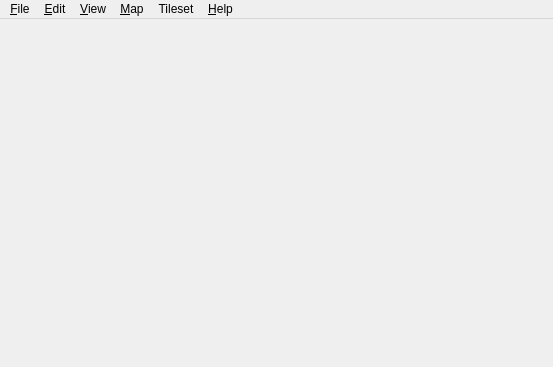
<?xml version="1.0" encoding="UTF-8"?>
<ui version="4.0">
 <class>MainWindow</class>
 <widget class="QMainWindow" name="MainWindow">
  <property name="geometry">
   <rect>
    <x>0</x>
    <y>0</y>
    <width>553</width>
    <height>367</height>
   </rect>
  </property>
  <property name="acceptDrops">
   <bool>true</bool>
  </property>
  <property name="dockOptions">
   <set>QMainWindow::AllowNestedDocks|QMainWindow::AllowTabbedDocks|QMainWindow::AnimatedDocks</set>
  </property>
  <property name="unifiedTitleAndToolBarOnMac">
   <bool>true</bool>
  </property>
  <widget class="QWidget" name="centralWidget">
   <layout class="QVBoxLayout" name="verticalLayout">
    <property name="leftMargin">
     <number>0</number>
    </property>
    <property name="topMargin">
     <number>0</number>
    </property>
    <property name="rightMargin">
     <number>0</number>
    </property>
    <property name="bottomMargin">
     <number>0</number>
    </property>
   </layout>
  </widget>
  <widget class="QMenuBar" name="menuBar">
   <property name="geometry">
    <rect>
     <x>0</x>
     <y>0</y>
     <width>553</width>
     <height>31</height>
    </rect>
   </property>
   <widget class="QMenu" name="menuFile">
    <property name="title">
     <string>&amp;File</string>
    </property>
    <widget class="QMenu" name="menuRecentFiles">
     <property name="title">
      <string>&amp;Recent Files</string>
     </property>
     <property name="icon">
      <iconset resource="tiled.qrc">
       <normaloff>:/images/16/document-open-recent.png</normaloff>:/images/16/document-open-recent.png</iconset>
     </property>
     <addaction name="actionClearRecentFiles"/>
    </widget>
    <widget class="QMenu" name="menuNew">
     <property name="title">
      <string>&amp;New</string>
     </property>
     <addaction name="actionNewMap"/>
     <addaction name="actionNewTileset"/>
    </widget>
    <widget class="QMenu" name="menuCommand">
     <property name="title">
      <string>Commands</string>
     </property>
     <addaction name="actionEditCommands"/>
    </widget>
    <addaction name="menuNew"/>
    <addaction name="actionOpen"/>
    <addaction name="menuRecentFiles"/>
    <addaction name="separator"/>
    <addaction name="actionSave"/>
    <addaction name="actionSaveAs"/>
    <addaction name="actionSaveAll"/>
    <addaction name="actionExport"/>
    <addaction name="actionExportAs"/>
    <addaction name="actionExportAsImage"/>
    <addaction name="actionReload"/>
    <addaction name="separator"/>
    <addaction name="menuCommand"/>
    <addaction name="separator"/>
    <addaction name="actionClose"/>
    <addaction name="actionCloseAll"/>
    <addaction name="actionQuit"/>
   </widget>
   <widget class="QMenu" name="menuEdit">
    <property name="title">
     <string>&amp;Edit</string>
    </property>
    <addaction name="actionCut"/>
    <addaction name="actionCopy"/>
    <addaction name="actionPaste"/>
    <addaction name="actionPasteInPlace"/>
    <addaction name="actionDelete"/>
    <addaction name="separator"/>
    <addaction name="actionPreferences"/>
   </widget>
   <widget class="QMenu" name="menuHelp">
    <property name="title">
     <string>&amp;Help</string>
    </property>
    <addaction name="actionDocumentation"/>
    <addaction name="actionForum"/>
    <addaction name="separator"/>
    <addaction name="actionDonate"/>
    <addaction name="actionAbout"/>
   </widget>
   <widget class="QMenu" name="menuMap">
    <property name="title">
     <string>&amp;Map</string>
    </property>
    <widget class="QMenu" name="menuUnloadWorld">
     <property name="title">
      <string>Unload World</string>
     </property>
    </widget>
    <addaction name="actionAddExternalTileset"/>
    <addaction name="separator"/>
    <addaction name="actionLoadWorld"/>
    <addaction name="menuUnloadWorld"/>
    <addaction name="separator"/>
    <addaction name="actionResizeMap"/>
    <addaction name="actionOffsetMap"/>
    <addaction name="separator"/>
    <addaction name="actionAutoMap"/>
    <addaction name="actionAutoMapWhileDrawing"/>
	<addaction name="actionAutoMapRules"/>
    <addaction name="separator"/>
    <addaction name="actionMapProperties"/>
   </widget>
   <widget class="QMenu" name="menuView">
    <property name="title">
     <string>&amp;View</string>
    </property>
    <widget class="QMenu" name="menuShowObjectNames">
     <property name="title">
      <string>Show Object &amp;Names</string>
     </property>
     <addaction name="actionNoLabels"/>
     <addaction name="actionLabelsForSelectedObjects"/>
     <addaction name="actionLabelsForAllObjects"/>
     <addaction name="separator"/>
     <addaction name="actionLabelForHoveredObject"/>
    </widget>
    <widget class="QMenu" name="menuSnapping">
     <property name="title">
      <string>Snapping</string>
     </property>
     <addaction name="actionSnapNothing"/>
     <addaction name="actionSnapToGrid"/>
     <addaction name="actionSnapToFineGrid"/>
     <addaction name="actionSnapToPixels"/>
    </widget>
    <addaction name="actionShowGrid"/>
    <addaction name="actionShowTileObjectOutlines"/>
    <addaction name="menuShowObjectNames"/>
    <addaction name="actionShowTileAnimations"/>
    <addaction name="actionShowTileCollisionShapes"/>
    <addaction name="actionHighlightCurrentLayer"/>
    <addaction name="actionHighlightHoveredObject"/>
    <addaction name="separator"/>
    <addaction name="menuSnapping"/>
    <addaction name="separator"/>
    <addaction name="actionZoomIn"/>
    <addaction name="actionZoomOut"/>
    <addaction name="actionZoomNormal"/>
    <addaction name="actionFitInView"/>
    <addaction name="separator"/>
    <addaction name="actionFullScreen"/>
    <addaction name="actionClearView"/>
   </widget>
   <widget class="QMenu" name="menuTileset">
    <property name="title">
     <string>Tileset</string>
    </property>
    <addaction name="actionTilesetProperties"/>
   </widget>
   <addaction name="menuFile"/>
   <addaction name="menuEdit"/>
   <addaction name="menuView"/>
   <addaction name="menuMap"/>
   <addaction name="menuTileset"/>
   <addaction name="menuHelp"/>
  </widget>
  <action name="actionOpen">
   <property name="icon">
    <iconset resource="tiled.qrc">
     <normaloff>:/images/16/document-open.png</normaloff>:/images/16/document-open.png</iconset>
   </property>
   <property name="text">
    <string>&amp;Open...</string>
   </property>
  </action>
  <action name="actionSave">
   <property name="icon">
    <iconset resource="tiled.qrc">
     <normaloff>:/images/16/document-save.png</normaloff>:/images/16/document-save.png</iconset>
   </property>
   <property name="text">
    <string>&amp;Save</string>
   </property>
  </action>
  <action name="actionQuit">
   <property name="icon">
    <iconset resource="tiled.qrc">
     <normaloff>:/images/16/application-exit.png</normaloff>:/images/16/application-exit.png</iconset>
   </property>
   <property name="text">
    <string>&amp;Quit</string>
   </property>
   <property name="menuRole">
    <enum>QAction::QuitRole</enum>
   </property>
  </action>
  <action name="actionCopy">
   <property name="enabled">
    <bool>false</bool>
   </property>
   <property name="icon">
    <iconset resource="tiled.qrc">
     <normaloff>:/images/16/edit-copy.png</normaloff>:/images/16/edit-copy.png</iconset>
   </property>
   <property name="text">
    <string>&amp;Copy</string>
   </property>
  </action>
  <action name="actionPaste">
   <property name="enabled">
    <bool>false</bool>
   </property>
   <property name="icon">
    <iconset resource="tiled.qrc">
     <normaloff>:/images/16/edit-paste.png</normaloff>:/images/16/edit-paste.png</iconset>
   </property>
   <property name="text">
    <string>&amp;Paste</string>
   </property>
  </action>
  <action name="actionAbout">
   <property name="icon">
    <iconset resource="tiled.qrc">
     <normaloff>:/images/16/help-about.png</normaloff>:/images/16/help-about.png</iconset>
   </property>
   <property name="text">
    <string>&amp;About Tiled</string>
   </property>
   <property name="menuRole">
    <enum>QAction::AboutRole</enum>
   </property>
  </action>
  <action name="actionAboutQt">
   <property name="text">
    <string>About Qt</string>
   </property>
   <property name="menuRole">
    <enum>QAction::AboutQtRole</enum>
   </property>
  </action>
  <action name="actionResizeMap">
   <property name="icon">
    <iconset resource="tiled.qrc">
     <normaloff>:/images/16/document-page-setup.png</normaloff>:/images/16/document-page-setup.png</iconset>
   </property>
   <property name="text">
    <string>&amp;Resize Map...</string>
   </property>
  </action>
  <action name="actionMapProperties">
   <property name="icon">
    <iconset resource="tiled.qrc">
     <normaloff>:/images/16/document-properties.png</normaloff>:/images/16/document-properties.png</iconset>
   </property>
   <property name="text">
    <string>Map &amp;Properties...</string>
   </property>
  </action>
  <action name="actionAutoMap">
   <property name="text">
    <string>AutoMap</string>
   </property>
   <property name="shortcut">
    <string>Ctrl+M</string>
   </property>
  </action>
  <action name="actionAutoMapRules">
   <property name="text">
    <string>AutoMap Rules</string>
   </property>
  </action>
  <action name="actionShowGrid">
   <property name="checkable">
    <bool>true</bool>
   </property>
   <property name="text">
    <string>Show &amp;Grid</string>
   </property>
   <property name="shortcut">
    <string>Ctrl+G</string>
   </property>
  </action>
  <action name="actionSaveAs">
   <property name="icon">
    <iconset resource="tiled.qrc">
     <normaloff>:/images/16/document-save-as.png</normaloff>:/images/16/document-save-as.png</iconset>
   </property>
   <property name="text">
    <string>Save &amp;As...</string>
   </property>
   <property name="shortcut">
    <string>Ctrl+Alt+S</string>
   </property>
  </action>
  <action name="actionNewTileset">
   <property name="text">
    <string>New &amp;Tileset...</string>
   </property>
  </action>
  <action name="actionClose">
   <property name="icon">
    <iconset resource="tiled.qrc">
     <normaloff>:/images/16/window-close.png</normaloff>:/images/16/window-close.png</iconset>
   </property>
   <property name="text">
    <string>&amp;Close</string>
   </property>
  </action>
  <action name="actionZoomIn">
   <property name="icon">
    <iconset resource="tiled.qrc">
     <normaloff>:/images/16/zoom-in.png</normaloff>:/images/16/zoom-in.png</iconset>
   </property>
   <property name="text">
    <string>Zoom In</string>
   </property>
  </action>
  <action name="actionZoomOut">
   <property name="icon">
    <iconset resource="tiled.qrc">
     <normaloff>:/images/16/zoom-out.png</normaloff>:/images/16/zoom-out.png</iconset>
   </property>
   <property name="text">
    <string>Zoom Out</string>
   </property>
  </action>
  <action name="actionZoomNormal">
   <property name="enabled">
    <bool>false</bool>
   </property>
   <property name="icon">
    <iconset resource="tiled.qrc">
     <normaloff>:/images/16/zoom-original.png</normaloff>:/images/16/zoom-original.png</iconset>
   </property>
   <property name="text">
    <string>Normal Size</string>
   </property>
   <property name="shortcut">
    <string>Ctrl+0</string>
   </property>
  </action>
  <action name="actionExportAsImage">
   <property name="text">
    <string>Export As &amp;Image...</string>
   </property>
  </action>
  <action name="actionCut">
   <property name="enabled">
    <bool>false</bool>
   </property>
   <property name="icon">
    <iconset resource="tiled.qrc">
     <normaloff>:/images/16/edit-cut.png</normaloff>:/images/16/edit-cut.png</iconset>
   </property>
   <property name="text">
    <string>Cu&amp;t</string>
   </property>
  </action>
  <action name="actionOffsetMap">
   <property name="text">
    <string>&amp;Offset Map...</string>
   </property>
   <property name="toolTip">
    <string>Offsets everything in a layer</string>
   </property>
  </action>
  <action name="actionPreferences">
   <property name="text">
    <string>Pre&amp;ferences...</string>
   </property>
   <property name="menuRole">
    <enum>QAction::PreferencesRole</enum>
   </property>
  </action>
  <action name="actionClearRecentFiles">
   <property name="icon">
    <iconset resource="tiled.qrc">
     <normaloff>:/images/16/edit-clear.png</normaloff>:/images/16/edit-clear.png</iconset>
   </property>
   <property name="text">
    <string>Clear Recent Files</string>
   </property>
  </action>
  <action name="actionExportAs">
   <property name="text">
    <string>E&amp;xport As...</string>
   </property>
   <property name="shortcut">
    <string>Ctrl+Shift+E</string>
   </property>
  </action>
  <action name="actionAddExternalTileset">
   <property name="text">
    <string>&amp;Add External Tileset...</string>
   </property>
  </action>
  <action name="actionSnapToGrid">
   <property name="checkable">
    <bool>true</bool>
   </property>
   <property name="text">
    <string>&amp;Snap to Grid</string>
   </property>
  </action>
  <action name="actionCloseAll">
   <property name="text">
    <string>C&amp;lose All</string>
   </property>
   <property name="shortcut">
    <string>Ctrl+Shift+W</string>
   </property>
  </action>
  <action name="actionDelete">
   <property name="enabled">
    <bool>false</bool>
   </property>
   <property name="icon">
    <iconset resource="tiled.qrc">
     <normaloff>:/images/16/edit-delete.png</normaloff>:/images/16/edit-delete.png</iconset>
   </property>
   <property name="text">
    <string>&amp;Delete</string>
   </property>
   <property name="iconText">
    <string>Delete</string>
   </property>
  </action>
  <action name="actionHighlightCurrentLayer">
   <property name="checkable">
    <bool>true</bool>
   </property>
   <property name="text">
    <string>&amp;Highlight Current Layer</string>
   </property>
   <property name="shortcut">
    <string>H</string>
   </property>
  </action>
  <action name="actionShowTileObjectOutlines">
   <property name="checkable">
    <bool>true</bool>
   </property>
   <property name="text">
    <string>Show Tile Object &amp;Outlines</string>
   </property>
  </action>
  <action name="actionSnapToFineGrid">
   <property name="checkable">
    <bool>true</bool>
   </property>
   <property name="text">
    <string>Snap to &amp;Fine Grid</string>
   </property>
  </action>
  <action name="actionShowTileAnimations">
   <property name="checkable">
    <bool>true</bool>
   </property>
   <property name="text">
    <string>Show Tile Animations</string>
   </property>
  </action>
  <action name="actionReload">
   <property name="text">
    <string>Reload</string>
   </property>
   <property name="shortcut">
    <string>Ctrl+R</string>
   </property>
  </action>
  <action name="actionExport">
   <property name="text">
    <string>&amp;Export</string>
   </property>
   <property name="shortcut">
    <string>Ctrl+E</string>
   </property>
  </action>
  <action name="actionDonate">
   <property name="text">
    <string>Support Tiled Development</string>
   </property>
  </action>
  <action name="actionSaveAll">
   <property name="text">
    <string>Save All</string>
   </property>
   <property name="shortcut">
    <string>Ctrl+Shift+S</string>
   </property>
  </action>
  <action name="actionDocumentation">
   <property name="text">
    <string>User Manual ↗</string>
   </property>
  </action>
  <action name="actionNoLabels">
   <property name="checkable">
    <bool>true</bool>
   </property>
   <property name="text">
    <string>&amp;Never</string>
   </property>
  </action>
  <action name="actionLabelsForSelectedObjects">
   <property name="checkable">
    <bool>true</bool>
   </property>
   <property name="checked">
    <bool>true</bool>
   </property>
   <property name="text">
    <string>For &amp;Selected Objects</string>
   </property>
  </action>
  <action name="actionLabelsForAllObjects">
   <property name="checkable">
    <bool>true</bool>
   </property>
   <property name="text">
    <string>For &amp;All Objects</string>
   </property>
  </action>
  <action name="actionAutoMapWhileDrawing">
   <property name="checkable">
    <bool>true</bool>
   </property>
   <property name="text">
    <string>AutoMap While Drawing</string>
   </property>
  </action>
  <action name="actionNewMap">
   <property name="text">
    <string>New Map...</string>
   </property>
  </action>
  <action name="actionPasteInPlace">
   <property name="enabled">
    <bool>false</bool>
   </property>
   <property name="text">
    <string>Paste &amp;in Place</string>
   </property>
   <property name="shortcut">
    <string>Ctrl+Shift+V</string>
   </property>
  </action>
  <action name="actionFullScreen">
   <property name="checkable">
    <bool>true</bool>
   </property>
   <property name="text">
    <string>Full Screen</string>
   </property>
   <property name="shortcut">
    <string>F11</string>
   </property>
  </action>
  <action name="actionSnapToPixels">
   <property name="checkable">
    <bool>true</bool>
   </property>
   <property name="text">
    <string>Snap to &amp;Pixels</string>
   </property>
  </action>
  <action name="actionTilesetProperties">
   <property name="icon">
    <iconset resource="tiled.qrc">
     <normaloff>:/images/16/document-properties.png</normaloff>:/images/16/document-properties.png</iconset>
   </property>
   <property name="text">
    <string>Tileset &amp;Properties...</string>
   </property>
  </action>
  <action name="actionSnapNothing">
   <property name="checkable">
    <bool>true</bool>
   </property>
   <property name="checked">
    <bool>true</bool>
   </property>
   <property name="text">
    <string>No Snapping</string>
   </property>
  </action>
  <action name="actionEditCommands">
   <property name="icon">
    <iconset>
     <normalon>:/images/24/system-run.png</normalon>
    </iconset>
   </property>
   <property name="text">
    <string>Edit Commands...</string>
   </property>
  </action>
  <action name="actionClearView">
   <property name="checkable">
    <bool>true</bool>
   </property>
   <property name="text">
    <string>Clear View</string>
   </property>
   <property name="shortcut">
    <string>Tab</string>
   </property>
  </action>
  <action name="actionLabelForHoveredObject">
   <property name="checkable">
    <bool>true</bool>
   </property>
   <property name="text">
    <string>For Hovered Object</string>
   </property>
  </action>
  <action name="actionLoadWorld">
   <property name="text">
    <string>Load World...</string>
   </property>
  </action>
  <action name="actionHighlightHoveredObject">
   <property name="checkable">
    <bool>true</bool>
   </property>
   <property name="text">
    <string>Highlight Hovered Object</string>
   </property>
  </action>
  <action name="actionShowTileCollisionShapes">
   <property name="checkable">
    <bool>true</bool>
   </property>
   <property name="text">
    <string>Show Tile Collision Shapes</string>
   </property>
  </action>
  <action name="actionFitInView">
   <property name="icon">
    <iconset resource="tiled.qrc">
     <normaloff>:/images/16/zoom-fit-best.png</normaloff>:/images/16/zoom-fit-best.png</iconset>
   </property>
   <property name="text">
    <string>Fit Map in View</string>
   </property>
   <property name="shortcut">
    <string>Ctrl+Shift+J</string>
   </property>
  </action>
  <action name="actionForum">
   <property name="text">
    <string>Community Forum ↗</string>
   </property>
  </action>
 </widget>
 <layoutdefault spacing="6" margin="11"/>
 <resources>
  <include location="tiled.qrc"/>
 </resources>
 <connections/>
</ui>
